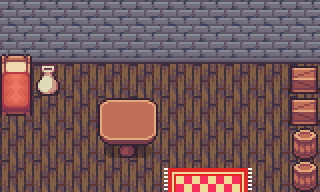

Below is a game level as drawn by its tile map, then a one-line description and the .tmx that defines it (tile-layer data replaced by summaries):
An orthogonal 10x6 tile map with 32x32 px tiles, 4 tile layers (Tile Layer 1, Tile Layer 2, Tile Layer 3, Above player), 3 tilesets and 4 objects (4x collision).

<map version="1.8" tiledversion="1.8.2" orientation="orthogonal" renderorder="right-down" compressionlevel="0" width="10" height="6" tilewidth="32" tileheight="32" infinite="0" nextlayerid="9" nextobjectid="79">
 <properties>
  <property name="edges" value="clamped" />
  <property name="inside" type="bool" value="true" />
  <property name="map_type" value="notype" />
  <property name="scenario" value="eclipse" />
  <property name="slug" value="park_cabin" />
 </properties>
 <tileset firstgid="1" source="../gfx/tilesets/core_indoor_floors.tsx" />
 <tileset firstgid="3865" source="../gfx/tilesets/core_indoor_walls.tsx" />
 <tileset firstgid="7729" source="../gfx/tilesets/core_set pieces.tsx" />
 <layer id="1" name="Tile Layer 1" width="10" height="6">
  <data>[60 cells, 60 non-empty, 3 distinct tile ids]</data>
 </layer>
 <layer id="2" name="Tile Layer 2" width="10" height="6">
  <data>[60 cells, 15 non-empty, 13 distinct tile ids]</data>
 </layer>
 <layer id="3" name="Tile Layer 3" width="10" height="6">
  <data>[60 cells, 0 non-empty, 0 distinct tile ids]</data>
 </layer>
 <layer id="4" name="Above player" width="10" height="6">
  <data>[60 cells, 0 non-empty, 0 distinct tile ids]</data>
 </layer>
 <objectgroup color="#ff0000" id="5" name="Collisions">
  <object id="63" type="collision" x="0" y="32" width="320" height="32" />
  <object id="76" type="collision" x="0" y="64" width="64" height="32" />
  <object id="77" type="collision" x="288" y="64" width="32" height="128" />
  <object id="78" type="collision" x="96" y="96" width="64" height="32" />
 </objectgroup>
</map>
